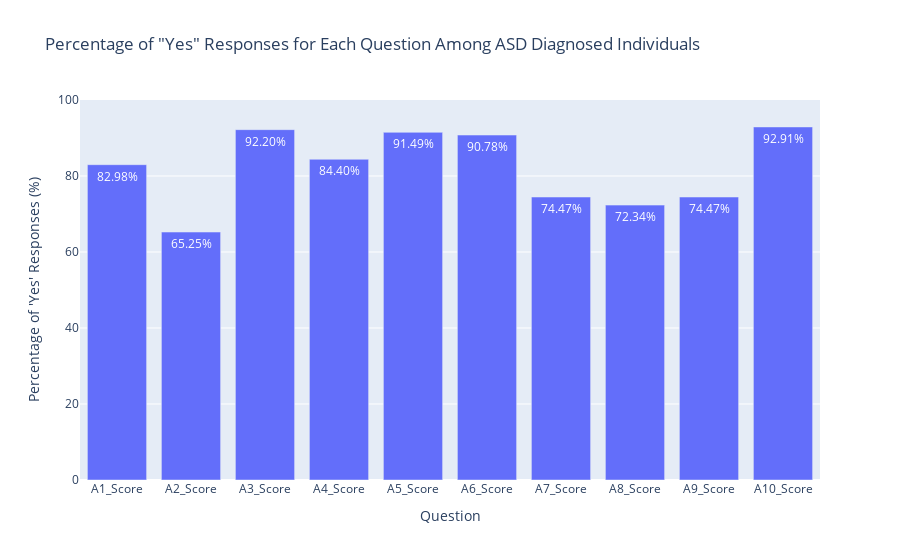

Notebook code for this chart:
### Markdown cell above
## What is the probability of each question being answered 'Yes' among individuals diagnosed with ASD?

### Code cell
# Filter data for individuals diagnosed with ASD
asd_yes = autism_df[autism_df['ASD'] == 'YES']

# Calculate the percentage of 'Yes' responses for each question among ASD diagnosed individuals
question_columns = [col for col in autism_df.columns if 'Score' in col]
percentages = [(asd_yes[col].sum() / len(asd_yes)) * 100 for col in question_columns]

# Format percentages to two significant figures
formatted_percentages = ['{:.2f}%'.format(p) for p in percentages]

# Create a bar chart to visualize this data
fig_bar = go.Figure([go.Bar(x=question_columns, y=percentages, text=formatted_percentages, textposition='auto')])
fig_bar.update_layout(title_text='Percentage of "Yes" Responses for Each Question Among ASD Diagnosed Individuals',
                      xaxis_title="Question",
                      yaxis_title="Percentage of 'Yes' Responses (%)",
                      yaxis=dict(range=[0, 100]))

# Show the figure
fig_bar.show()

### Figure 1 — Plotly figure (JSON) as saved in the notebook; plotly's stock layout.template omitted (floating-point values rounded to 4 significant figures)
{"data": [{"text": ["82.98%", "65.25%", "92.20%", "84.40%", "91.49%", "90.78%", "74.47%", "72.34%", "74.47%", "92.91%"], "textposition": "auto", "x": ["A1_Score", "A2_Score", "A3_Score", "A4_Score", "A5_Score", "A6_Score", "A7_Score", "A8_Score", "A9_Score", "A10_Score"], "y": [82.98, 65.25, 92.2, 84.4, 91.49, 90.78, 74.47, 72.34, 74.47, 92.91], "type": "bar"}], "layout": {"title": {"text": "Percentage of \"Yes\" Responses for Each Question Among ASD Diagnosed Individuals"}, "yaxis": {"title": {"text": "Percentage of 'Yes' Responses (%)"}, "range": [0, 100]}, "xaxis": {"title": {"text": "Question"}}}}
